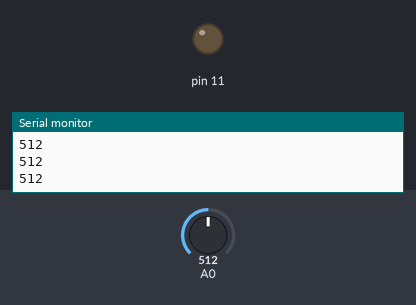
Recording of a sketch running on a simulated Arduino Uno, built with avr-gcc and run on an emulated ATmega328P. Shown: output pins drawn as LEDs (lit = HIGH), the last lines printed to the serial monitor. The test bench sets the inputs (shaded band); at power-on: A0 = 512.

Above: at 1.3 s.
1.4 s: A0 set to 716
At 2.6 s:
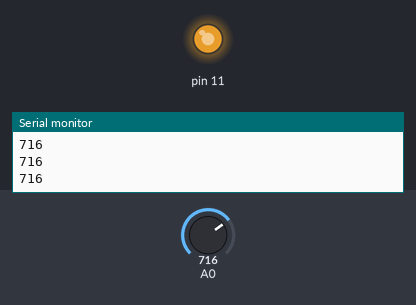
3.0 s: A0 set to 755
At 3.8 s:
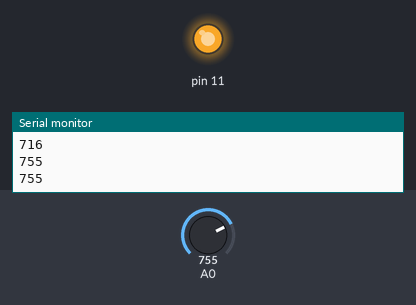
4.5 s: A0 set to 768
At 5.0 s:
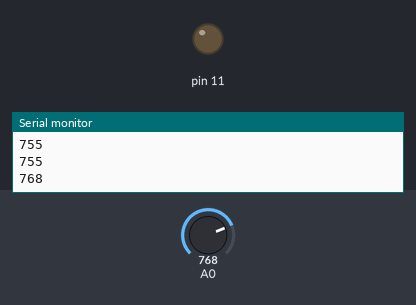
6.0 s: A0 set to 900
At 7.2 s:
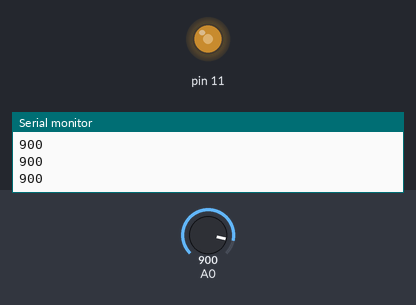
7.5 s: A0 set to 306
At 8.5 s:
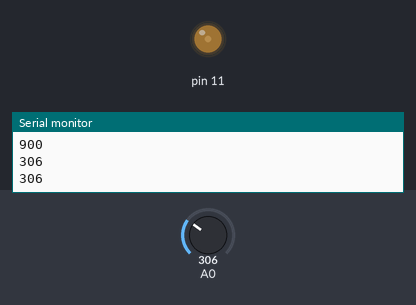
9.0 s: A0 set to 0
At 9.7 s:
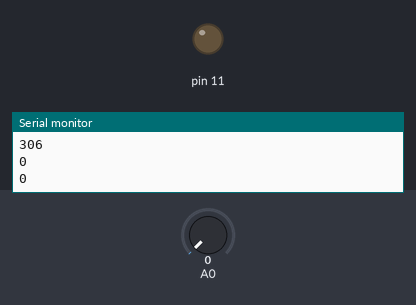
Timing chart, 0 to 11.5 s (numbered marks = the images above; inputs shaded):
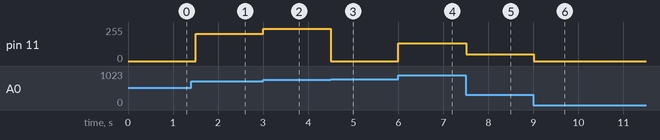

Measured:
- the behaviour switches between 767 and 768 on A0 (found by bisection; images 2 and 3)
- after the input at 1.4 s, pin 11: 0/255 → 204/255 after 0.10 s
- after the input at 3.0 s, pin 11: 204/255 → 243/255 at once
- after the input at 4.5 s, pin 11: 243/255 → 0/255 at once
- after the input at 6.0 s, pin 11: 0/255 → 132/255 at once
- after the input at 7.5 s, pin 11: 132/255 → 50/255 at once
- after the input at 9.0 s, pin 11: 50/255 → 0/255 at once

The sketch:

_18_LightSensor_LED.ino
```cpp
void setup() {
  // put your setup code here, to run once:
  Serial.begin(9600);

  pinMode(11, OUTPUT);
}

void loop() {

  int val = analogRead(A0);

  Serial.println(val);

  int ledVal = map(val, 250, 870, 255, 0);
  analogWrite(11, val);

  delay(500);

}
```
